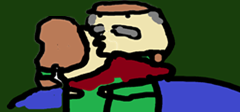

This game map was drawn from its Tiled (.tmx) file and the tilesets committed beside it. A one-line description and the full map source follow:
An orthogonal 15x7 tile map with 16x16 px tiles, 4 tile layers (Front, Buildings, Paths, Back).

<map version="1.10" tiledversion="1.11.0" orientation="orthogonal" renderorder="right-down" width="15" height="7" tilewidth="16" tileheight="16" infinite="0" nextlayerid="6" nextobjectid="1">
 <tileset firstgid="1" name="oh" tilewidth="16" tileheight="16" tilecount="105" columns="15">
  <image source="kill me.png" width="240" height="112" />
 </tileset>
 <layer id="1" name="Front" width="15" height="7">
  <data encoding="csv">
46,1,1,1,1,6,7,8,9,10,11,1,1,1,1,
46,1,18,19,20,21,22,23,24,25,26,1,1,1,1,
46,1,33,34,35,36,37,38,39,40,41,1,1,1,1,
46,1,48,49,50,51,52,53,54,55,56,1,1,1,1,
46,1,63,64,65,66,67,68,69,70,71,72,73,74,1,
46,77,78,79,80,81,82,83,84,85,86,87,88,89,90,
91,92,93,94,95,96,97,98,99,100,101,102,103,104,105
</data>
 </layer>
 <layer id="3" name="Buildings" width="15" height="7">
  <data encoding="csv">
0,0,0,0,0,0,0,0,0,0,0,0,0,0,0,
0,0,0,0,0,0,0,0,0,0,0,0,0,0,0,
0,0,0,0,0,0,0,0,0,0,0,0,0,0,0,
0,0,0,0,0,0,0,0,0,0,0,0,0,0,0,
0,0,0,0,0,0,0,0,0,0,0,0,0,0,0,
0,0,0,0,0,0,0,0,0,0,0,0,0,0,0,
0,0,0,0,0,0,0,0,0,0,0,0,0,0,0
</data>
 </layer>
 <layer id="4" name="Paths" width="15" height="7">
  <data encoding="csv">
0,0,0,0,0,0,0,0,0,0,0,0,0,0,0,
0,0,0,0,0,0,0,0,0,0,0,0,0,0,0,
0,0,0,0,0,0,0,0,0,0,0,0,0,0,0,
0,0,0,0,0,0,0,0,0,0,0,0,0,0,0,
0,0,0,0,0,0,0,0,0,0,0,0,0,0,0,
0,0,0,0,0,0,0,0,0,0,0,0,0,0,0,
0,0,0,0,0,0,0,0,0,0,0,0,0,0,0
</data>
 </layer>
 <layer id="5" name="Back" width="15" height="7">
  <data encoding="csv">
0,0,0,0,0,0,0,0,0,0,0,0,0,0,0,
0,0,0,0,0,0,0,0,0,0,0,0,0,0,0,
0,0,0,0,0,0,0,0,0,0,0,0,0,0,0,
0,0,0,0,0,0,0,0,0,0,0,0,0,0,0,
0,0,0,0,0,0,0,0,0,0,0,0,0,0,0,
0,0,0,0,0,0,0,0,0,0,0,0,0,0,0,
0,0,0,0,0,0,0,0,0,0,0,0,0,0,0
</data>
 </layer>
</map>
